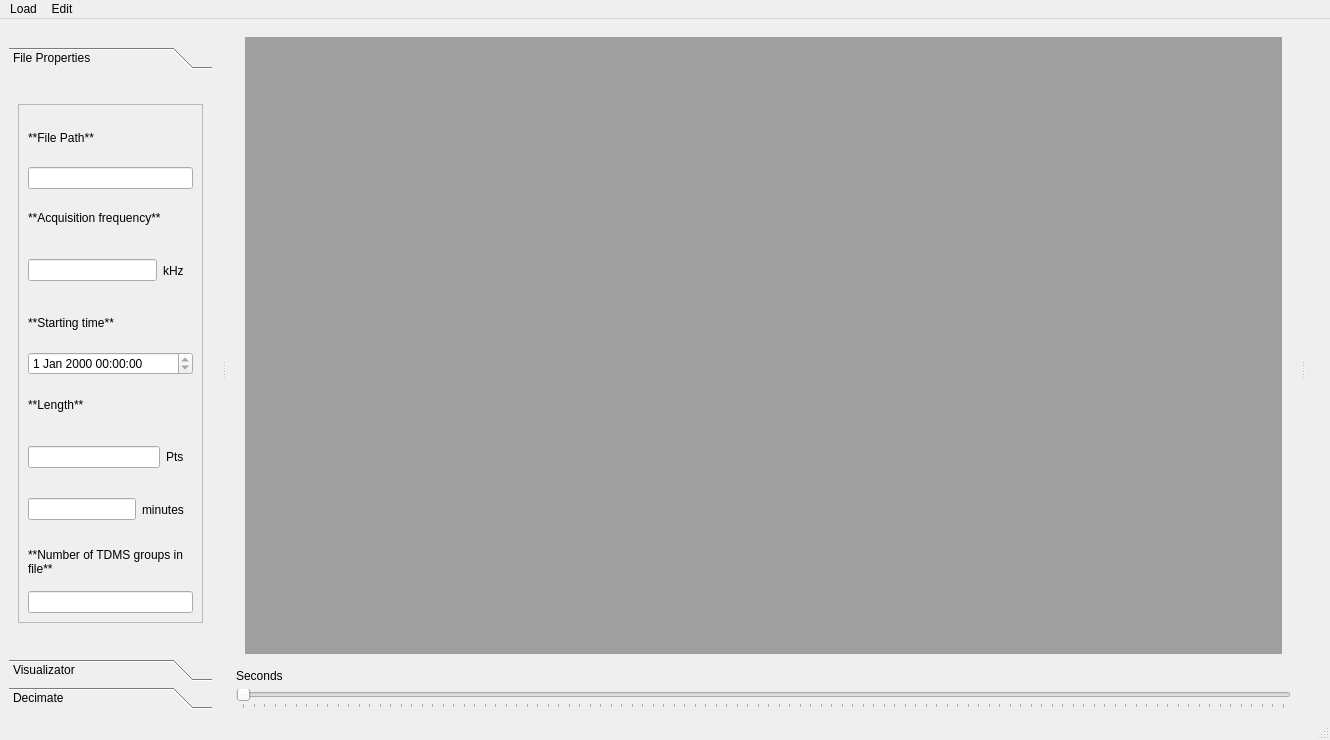
<?xml version="1.0" encoding="UTF-8"?>
<ui version="4.0">
 <class>MainWindow</class>
 <widget class="QMainWindow" name="MainWindow">
  <property name="geometry">
   <rect>
    <x>0</x>
    <y>0</y>
    <width>1330</width>
    <height>740</height>
   </rect>
  </property>
  <property name="windowTitle">
   <string>MainWindow</string>
  </property>
  <widget class="QWidget" name="centralwidget">
   <layout class="QVBoxLayout" name="verticalLayout_11">
    <item>
     <widget class="QWidget" name="widget_10" native="true">
      <layout class="QHBoxLayout" name="horizontalLayout_6">
       <item>
        <widget class="QMdiArea" name="mdiArea">
         <property name="viewMode">
          <enum>QMdiArea::SubWindowView</enum>
         </property>
         <property name="documentMode">
          <bool>true</bool>
         </property>
         <property name="tabsClosable">
          <bool>false</bool>
         </property>
         <property name="tabsMovable">
          <bool>false</bool>
         </property>
         <widget class="QWidget" name="Visualizator">
          <property name="contextMenuPolicy">
           <enum>Qt::NoContextMenu</enum>
          </property>
          <property name="windowTitle">
           <string>Raw data visualizator</string>
          </property>
          <layout class="QHBoxLayout" name="horizontalLayout">
           <item>
            <widget class="QChartView" name="rawview">
             <property name="contextMenuPolicy">
              <enum>Qt::DefaultContextMenu</enum>
             </property>
            </widget>
           </item>
          </layout>
         </widget>
        </widget>
       </item>
      </layout>
     </widget>
    </item>
    <item>
     <widget class="QLabel" name="label_10">
      <property name="text">
       <string>Seconds</string>
      </property>
     </widget>
    </item>
    <item>
     <widget class="QLabeledDoubleRangeSlider" name="DataSlider">
      <property name="tracking">
       <bool>true</bool>
      </property>
      <property name="orientation">
       <enum>Qt::Horizontal</enum>
      </property>
      <property name="invertedAppearance">
       <bool>false</bool>
      </property>
      <property name="invertedControls">
       <bool>false</bool>
      </property>
      <property name="tickPosition">
       <enum>QSlider::TicksBelow</enum>
      </property>
     </widget>
    </item>
   </layout>
  </widget>
  <widget class="QStatusBar" name="statusbar">
   <property name="sizeGripEnabled">
    <bool>true</bool>
   </property>
  </widget>
  <widget class="QDockWidget" name="dockWidget">
   <property name="minimumSize">
    <size>
     <width>145</width>
     <height>243</height>
    </size>
   </property>
   <property name="features">
    <set>QDockWidget::NoDockWidgetFeatures</set>
   </property>
   <attribute name="dockWidgetArea">
    <number>1</number>
   </attribute>
   <widget class="QWidget" name="dockWidgetContents">
    <layout class="QVBoxLayout" name="verticalLayout">
     <item>
      <widget class="QToolBox" name="toolBox_2">
       <property name="currentIndex">
        <number>0</number>
       </property>
       <widget class="QWidget" name="page_3">
        <property name="geometry">
         <rect>
          <x>0</x>
          <y>0</y>
          <width>250</width>
          <height>566</height>
         </rect>
        </property>
        <attribute name="label">
         <string>File Properties</string>
        </attribute>
        <layout class="QVBoxLayout" name="verticalLayout_2">
         <item>
          <widget class="QFrame" name="frame">
           <property name="maximumSize">
            <size>
             <width>16777215</width>
             <height>519</height>
            </size>
           </property>
           <property name="frameShape">
            <enum>QFrame::StyledPanel</enum>
           </property>
           <property name="frameShadow">
            <enum>QFrame::Raised</enum>
           </property>
           <layout class="QVBoxLayout" name="verticalLayout_3">
            <item>
             <widget class="QLabel" name="label">
              <property name="text">
               <string>**File Path**</string>
              </property>
              <property name="textFormat">
               <enum>Qt::MarkdownText</enum>
              </property>
             </widget>
            </item>
            <item>
             <widget class="QLineEdit" name="filepathdisplay">
              <property name="readOnly">
               <bool>true</bool>
              </property>
             </widget>
            </item>
            <item>
             <widget class="QLabel" name="label_2">
              <property name="text">
               <string>**Acquisition frequency**</string>
              </property>
              <property name="textFormat">
               <enum>Qt::MarkdownText</enum>
              </property>
              <property name="scaledContents">
               <bool>false</bool>
              </property>
              <property name="wordWrap">
               <bool>true</bool>
              </property>
             </widget>
            </item>
            <item>
             <widget class="QWidget" name="widget" native="true">
              <layout class="QHBoxLayout" name="horizontalLayout_3">
               <property name="leftMargin">
                <number>0</number>
               </property>
               <item>
                <widget class="QLineEdit" name="freqdisplay"/>
               </item>
               <item>
                <widget class="QLabel" name="label_4">
                 <property name="text">
                  <string>kHz</string>
                 </property>
                </widget>
               </item>
              </layout>
             </widget>
            </item>
            <item>
             <widget class="QLabel" name="label_5">
              <property name="text">
               <string>**Starting time**</string>
              </property>
              <property name="textFormat">
               <enum>Qt::MarkdownText</enum>
              </property>
              <property name="wordWrap">
               <bool>true</bool>
              </property>
             </widget>
            </item>
            <item>
             <widget class="QDateTimeEdit" name="startTimedisplay">
              <property name="readOnly">
               <bool>true</bool>
              </property>
             </widget>
            </item>
            <item>
             <widget class="QLabel" name="label_6">
              <property name="text">
               <string>**Length**</string>
              </property>
              <property name="textFormat">
               <enum>Qt::MarkdownText</enum>
              </property>
             </widget>
            </item>
            <item>
             <widget class="QWidget" name="widget_3" native="true">
              <layout class="QHBoxLayout" name="horizontalLayout_5">
               <property name="leftMargin">
                <number>0</number>
               </property>
               <item>
                <widget class="QLineEdit" name="lengthptsdisplay"/>
               </item>
               <item>
                <widget class="QLabel" name="label_7">
                 <property name="text">
                  <string>Pts</string>
                 </property>
                </widget>
               </item>
              </layout>
             </widget>
            </item>
            <item>
             <widget class="QWidget" name="widget_2" native="true">
              <layout class="QHBoxLayout" name="horizontalLayout_4">
               <property name="leftMargin">
                <number>0</number>
               </property>
               <item>
                <widget class="QLineEdit" name="lengthmindisplay"/>
               </item>
               <item>
                <widget class="QLabel" name="label_8">
                 <property name="text">
                  <string>minutes</string>
                 </property>
                </widget>
               </item>
              </layout>
             </widget>
            </item>
            <item>
             <widget class="QLabel" name="label_3">
              <property name="text">
               <string>**Number of TDMS groups in  file**</string>
              </property>
              <property name="textFormat">
               <enum>Qt::MarkdownText</enum>
              </property>
              <property name="wordWrap">
               <bool>true</bool>
              </property>
             </widget>
            </item>
            <item>
             <widget class="QLineEdit" name="groupnbdisplay"/>
            </item>
           </layout>
          </widget>
         </item>
        </layout>
       </widget>
       <widget class="QWidget" name="page_4">
        <property name="geometry">
         <rect>
          <x>0</x>
          <y>0</y>
          <width>148</width>
          <height>566</height>
         </rect>
        </property>
        <attribute name="label">
         <string>Visualizator</string>
        </attribute>
        <layout class="QVBoxLayout" name="verticalLayout_4">
         <item>
          <widget class="QFrame" name="frame_2">
           <property name="frameShape">
            <enum>QFrame::StyledPanel</enum>
           </property>
           <property name="frameShadow">
            <enum>QFrame::Raised</enum>
           </property>
           <layout class="QVBoxLayout" name="verticalLayout_5">
            <item>
             <widget class="QWidget" name="widget_5" native="true">
              <layout class="QVBoxLayout" name="verticalLayout_7">
               <item>
                <widget class="QLabel" name="labelchannel0">
                 <property name="text">
                  <string>TextLabel</string>
                 </property>
                </widget>
               </item>
               <item>
                <widget class="QCheckBox" name="check0">
                 <property name="text">
                  <string>Visible</string>
                 </property>
                 <property name="checked">
                  <bool>true</bool>
                 </property>
                </widget>
               </item>
               <item>
                <widget class="QComboBox" name="pol0">
                 <property name="editable">
                  <bool>false</bool>
                 </property>
                 <item>
                  <property name="text">
                   <string>90</string>
                  </property>
                 </item>
                 <item>
                  <property name="text">
                   <string>0</string>
                  </property>
                 </item>
                 <item>
                  <property name="text">
                   <string>45</string>
                  </property>
                 </item>
                 <item>
                  <property name="text">
                   <string>135</string>
                  </property>
                 </item>
                </widget>
               </item>
              </layout>
             </widget>
            </item>
            <item>
             <widget class="QWidget" name="widget_6" native="true">
              <layout class="QVBoxLayout" name="verticalLayout_8">
               <item>
                <widget class="QLabel" name="labelchannel1">
                 <property name="text">
                  <string>TextLabel</string>
                 </property>
                </widget>
               </item>
               <item>
                <widget class="QCheckBox" name="check1">
                 <property name="text">
                  <string>Visible</string>
                 </property>
                 <property name="checked">
                  <bool>true</bool>
                 </property>
                </widget>
               </item>
               <item>
                <widget class="QComboBox" name="pol1">
                 <property name="editable">
                  <bool>false</bool>
                 </property>
                 <item>
                  <property name="text">
                   <string>45</string>
                  </property>
                 </item>
                 <item>
                  <property name="text">
                   <string>135</string>
                  </property>
                 </item>
                 <item>
                  <property name="text">
                   <string>0</string>
                  </property>
                 </item>
                 <item>
                  <property name="text">
                   <string>90</string>
                  </property>
                 </item>
                </widget>
               </item>
              </layout>
             </widget>
            </item>
            <item>
             <widget class="QWidget" name="widget_4" native="true">
              <layout class="QVBoxLayout" name="verticalLayout_6">
               <item>
                <widget class="QLabel" name="labelchannel2">
                 <property name="text">
                  <string>TextLabel</string>
                 </property>
                </widget>
               </item>
               <item>
                <widget class="QCheckBox" name="check2">
                 <property name="text">
                  <string>Visible</string>
                 </property>
                 <property name="checked">
                  <bool>true</bool>
                 </property>
                </widget>
               </item>
               <item>
                <widget class="QComboBox" name="pol2">
                 <property name="editable">
                  <bool>false</bool>
                 </property>
                 <item>
                  <property name="text">
                   <string>135</string>
                  </property>
                 </item>
                 <item>
                  <property name="text">
                   <string>45</string>
                  </property>
                 </item>
                 <item>
                  <property name="text">
                   <string>0</string>
                  </property>
                 </item>
                 <item>
                  <property name="text">
                   <string>90</string>
                  </property>
                 </item>
                </widget>
               </item>
              </layout>
             </widget>
            </item>
            <item>
             <widget class="QWidget" name="widget_7" native="true">
              <layout class="QVBoxLayout" name="verticalLayout_9">
               <item>
                <widget class="QLabel" name="labelchannel3">
                 <property name="text">
                  <string>Visible</string>
                 </property>
                </widget>
               </item>
               <item>
                <widget class="QCheckBox" name="check3">
                 <property name="text">
                  <string>CheckBox</string>
                 </property>
                 <property name="checked">
                  <bool>true</bool>
                 </property>
                </widget>
               </item>
               <item>
                <widget class="QComboBox" name="pol3">
                 <property name="editable">
                  <bool>false</bool>
                 </property>
                 <item>
                  <property name="text">
                   <string>0</string>
                  </property>
                 </item>
                 <item>
                  <property name="text">
                   <string>45</string>
                  </property>
                 </item>
                 <item>
                  <property name="text">
                   <string>90</string>
                  </property>
                 </item>
                 <item>
                  <property name="text">
                   <string>135</string>
                  </property>
                 </item>
                </widget>
               </item>
              </layout>
             </widget>
            </item>
           </layout>
          </widget>
         </item>
        </layout>
       </widget>
       <widget class="QWidget" name="page_5">
        <property name="geometry">
         <rect>
          <x>0</x>
          <y>0</y>
          <width>127</width>
          <height>566</height>
         </rect>
        </property>
        <attribute name="label">
         <string>Decimate</string>
        </attribute>
        <layout class="QGridLayout" name="gridLayout">
         <item row="0" column="0">
          <widget class="QWidget" name="widget_8" native="true">
           <property name="maximumSize">
            <size>
             <width>16777215</width>
             <height>100</height>
            </size>
           </property>
           <layout class="QVBoxLayout" name="verticalLayout_10">
            <item>
             <widget class="QLabel" name="label_9">
              <property name="maximumSize">
               <size>
                <width>16777215</width>
                <height>100</height>
               </size>
              </property>
              <property name="text">
               <string>Decimate</string>
              </property>
             </widget>
            </item>
            <item>
             <widget class="QComboBox" name="decimatebox">
              <item>
               <property name="text">
                <string>100</string>
               </property>
              </item>
              <item>
               <property name="text">
                <string>50</string>
               </property>
              </item>
              <item>
               <property name="text">
                <string>20</string>
               </property>
              </item>
              <item>
               <property name="text">
                <string>10</string>
               </property>
              </item>
              <item>
               <property name="text">
                <string>5</string>
               </property>
              </item>
              <item>
               <property name="text">
                <string>2</string>
               </property>
              </item>
              <item>
               <property name="text">
                <string>1</string>
               </property>
              </item>
              <item>
               <property name="text">
                <string/>
               </property>
              </item>
             </widget>
            </item>
           </layout>
          </widget>
         </item>
         <item row="1" column="0">
          <widget class="QWidget" name="widget_9" native="true"/>
         </item>
        </layout>
       </widget>
      </widget>
     </item>
    </layout>
   </widget>
  </widget>
  <widget class="QMenuBar" name="menuBar">
   <property name="geometry">
    <rect>
     <x>0</x>
     <y>0</y>
     <width>1330</width>
     <height>22</height>
    </rect>
   </property>
   <widget class="QMenu" name="menuLoad">
    <property name="title">
     <string>Load</string>
    </property>
    <addaction name="actionModule"/>
   </widget>
   <widget class="QMenu" name="menuEdit">
    <property name="title">
     <string>Edit</string>
    </property>
    <addaction name="actionEdit_Matrix"/>
    <addaction name="actionChoose_Matrix"/>
   </widget>
   <addaction name="menuLoad"/>
   <addaction name="menuEdit"/>
  </widget>
  <widget class="QDockWidget" name="dockanalysis">
   <property name="features">
    <set>QDockWidget::NoDockWidgetFeatures</set>
   </property>
   <attribute name="dockWidgetArea">
    <number>2</number>
   </attribute>
   <widget class="QWidget" name="dockWidgetContents_3">
    <layout class="QVBoxLayout" name="verticalLayout_12"/>
   </widget>
  </widget>
  <action name="actionModule">
   <property name="text">
    <string>Module</string>
   </property>
  </action>
  <action name="actionEdit_Matrix">
   <property name="text">
    <string>Edit Matrix</string>
   </property>
  </action>
  <action name="actionChoose_Matrix">
   <property name="text">
    <string>Choose Matrix</string>
   </property>
  </action>
 </widget>
 <customwidgets>
  <customwidget>
   <class>QChartView</class>
   <extends>QGraphicsView</extends>
   <header>PyQt6.QtCharts</header>
   <slots>
    <slot>setvisible0(int)</slot>
   </slots>
  </customwidget>
  <customwidget>
   <class>QLabeledDoubleRangeSlider</class>
   <extends>QSlider</extends>
   <header>superqt</header>
  </customwidget>
 </customwidgets>
 <resources/>
 <connections>
  <connection>
   <sender>actionModule</sender>
   <signal>triggered()</signal>
   <receiver>MainWindow</receiver>
   <slot>load_module_menu()</slot>
   <hints>
    <hint type="sourcelabel">
     <x>-1</x>
     <y>-1</y>
    </hint>
    <hint type="destinationlabel">
     <x>664</x>
     <y>369</y>
    </hint>
   </hints>
  </connection>
  <connection>
   <sender>actionEdit_Matrix</sender>
   <signal>triggered()</signal>
   <receiver>MainWindow</receiver>
   <slot>edit_matrix_menu()</slot>
   <hints>
    <hint type="sourcelabel">
     <x>-1</x>
     <y>-1</y>
    </hint>
    <hint type="destinationlabel">
     <x>664</x>
     <y>369</y>
    </hint>
   </hints>
  </connection>
  <connection>
   <sender>actionChoose_Matrix</sender>
   <signal>triggered()</signal>
   <receiver>MainWindow</receiver>
   <slot>choose_matrix_menu()</slot>
   <hints>
    <hint type="sourcelabel">
     <x>-1</x>
     <y>-1</y>
    </hint>
    <hint type="destinationlabel">
     <x>664</x>
     <y>369</y>
    </hint>
   </hints>
  </connection>
 </connections>
 <slots>
  <slot>load_module_menu()</slot>
  <slot>edit_matrix_menu()</slot>
  <slot>choose_matrix_menu()</slot>
 </slots>
</ui>
